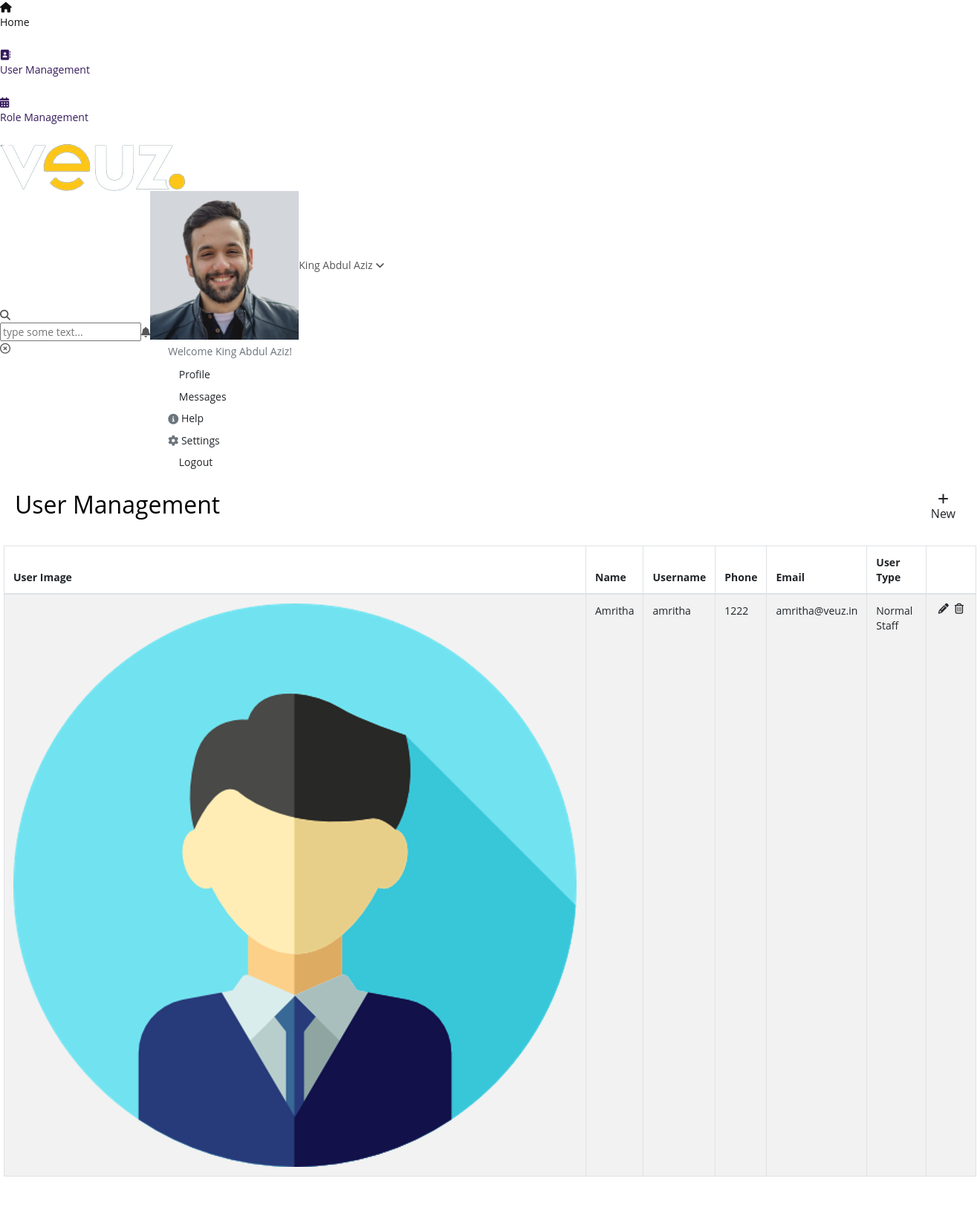
The app's page /user_management with its own data.
### app/models.py (models this page shows)
class common_table(models.Model):
    created_by = models.ForeignKey(User, related_name="%(app_label)s_%(class)s_ownership",on_delete=models.CASCADE,null=True)
    created_dt = models.DateField(auto_now=True)
    updated_by =  models.ForeignKey(User, related_name="%(app_label)s_%(class)s_ownership1",on_delete=models.CASCADE,null=True)
    updated_dt = models.DateField(null=True)
    created_tm = models.TimeField(auto_now=True)
    updated_tm = models.TimeField(null=True)
    status = models.CharField(max_length=10, null=True)
    class Meta:
        abstract = True

class User_details(common_table):
    auth_user = models.ForeignKey(User,on_delete=models.CASCADE,related_name="user_details_authuser", null=True,db_index=True)
    name = models.CharField(max_length=50, null=True,db_index=True)
    username = models.CharField(max_length=50,null=True,db_index=True)
    password_option =  models.CharField(max_length=50,choices=password_generate_option,null=True,db_index=True)
    user_level = models.CharField(max_length=25,choices=user_level,null=True,db_index=True)
    photo = models.FileField(upload_to="user_image", null=True,db_index=True)
    phone = models.CharField(max_length=15, null=True,db_index=True)
    email = models.EmailField(null=True,db_index=True)
    manager_auth = models.ForeignKey(User,on_delete=models.CASCADE,related_name="%(app_label)s_%(class)s_owner1",null=True,db_index=True)

### app/views.py (the view, shortened to what this page needs)
# urls.py: path('user_management',views.user_management,name='user_management'),
def user_management(request):
    from datetime import datetime
    today_date = datetime.today().strftime('%Y-%m-%d')
    role_data = Role_master.objects.filter(status=True)
    manager_data = User_details.objects.filter(user_level = "Manager" ,status=True)
    user_data = User_details.objects.filter(status=True)
    context = {
        'role_data':role_data,
        'today_date':today_date,
        'manager_data':manager_data,
        'user_data':user_data
    }
    return render(request,'User.html',context)

### app/templates/User.html (shortened to what this page needs)
{% extends 'base1.html' %}
{% load static %}
{% block content %}
<div class="content">
    <div class="container-fluid margin-class-this">
        <div class="row">
            <div class="col-md-12 px-0">
                <div class="card card-shadow">
                    <div class="card-body body-change card-border">
                        <div class="d-flex align-items-center justify-content-between">
                            <h2 class="main-heading-txt">User Management</h2>
                            <button type="button" class="btn btn-pink waves-effect waves-light w-md m-b-5" data-toggle="modal" data-target="#user-modal"><i class="fa fa-plus"></i> New</button>
                        </div>
                        <div class="row mt-4">
                            <div class="col-md-12 col-sm-12 col-12 px-0">
                                <table id="datatable" class="table table-striped dt-responsive table-bordered nowrap table-padd" style="border-collapse: collapse; border-spacing: 0; width: 100%;">
                                    <thead class="border-class">
                                        <tr class="heading-text">
                                            <th style="width: 150px;">User Image</th>
                                            <th>Name</th>
                                            <th>Username</th>
                                            <th>Phone</th>
                                            <th>Email</th>
                                            <th>User Type</th>
                                            <th></th>
                                        </tr>
                                    </thead>
                                    <tbody class="body-textcls vertcle-center">
                                        {% for i in user_data %}
                                        <tr>
                                            <td>
                                                <div class="user-field">
                                                    <img src="./media/{{i.photo}}" alt="">
                                                </div>
                                            </td>
                                            <td>{{i.name|title}}</td>
                                            <td>{{i.username}}</td>
                                            <td>{{i.phone}}</td>
                                            <td>{{i.email}}</td>
                                            <td>
                                                {{i.user_level}}
                                            </td>
                                            <td>
                                                <div class="action-tbl d-flex justify-content-end">
                                                    <i  style="cursor: pointer;" data-id="{{i.id}}" class="fa fa-pencil mx-1 pencil-btn member_edit" data-toggle="tooltip" data-placement="top" title="" data-original-title="Edit"></i>
                                                    <i style="cursor: pointer;" onclick="delete_btn(`{{i.id}}`)" class="fa fa-trash-o mx-1 trash-btn" data-toggle="tooltip" data-placement="top" title="" data-original-title="Delete"></i>
                                                </div>
                                            </td>
                                        </tr>
                                        {% endfor %}
                                    </tbody>
                                </table>
                            </div>
                        </div>
                    </div>
                </div>
            </div>
          </div>
    </div>
</div>
</div>
</div>
{% endblock %}

### app/static/exam_page/css/style.css (style rules this page uses)
html * { -webkit-font-smoothing: antialiased; -moz-osx-font-smoothing: grayscale }
body { background: #fff; font-size: 14px; font-size: 0.875rem; line-height: 1.4; font-family: 'Open Sans', sans-serif !important; color: #555; }
h1, h2, h3, h4, h5, h6 { color: #000 }
.card { border-radius: 0; border: 0; margin-bottom: 5px }
.btn { cursor: pointer; align-items: center; display: flex; flex-flow: column; }

### records on screen
User_details: photo (picture), name "Amritha", username "amritha", phone "1222", email "amritha@veuz.in", user_level "Normal Staff"
